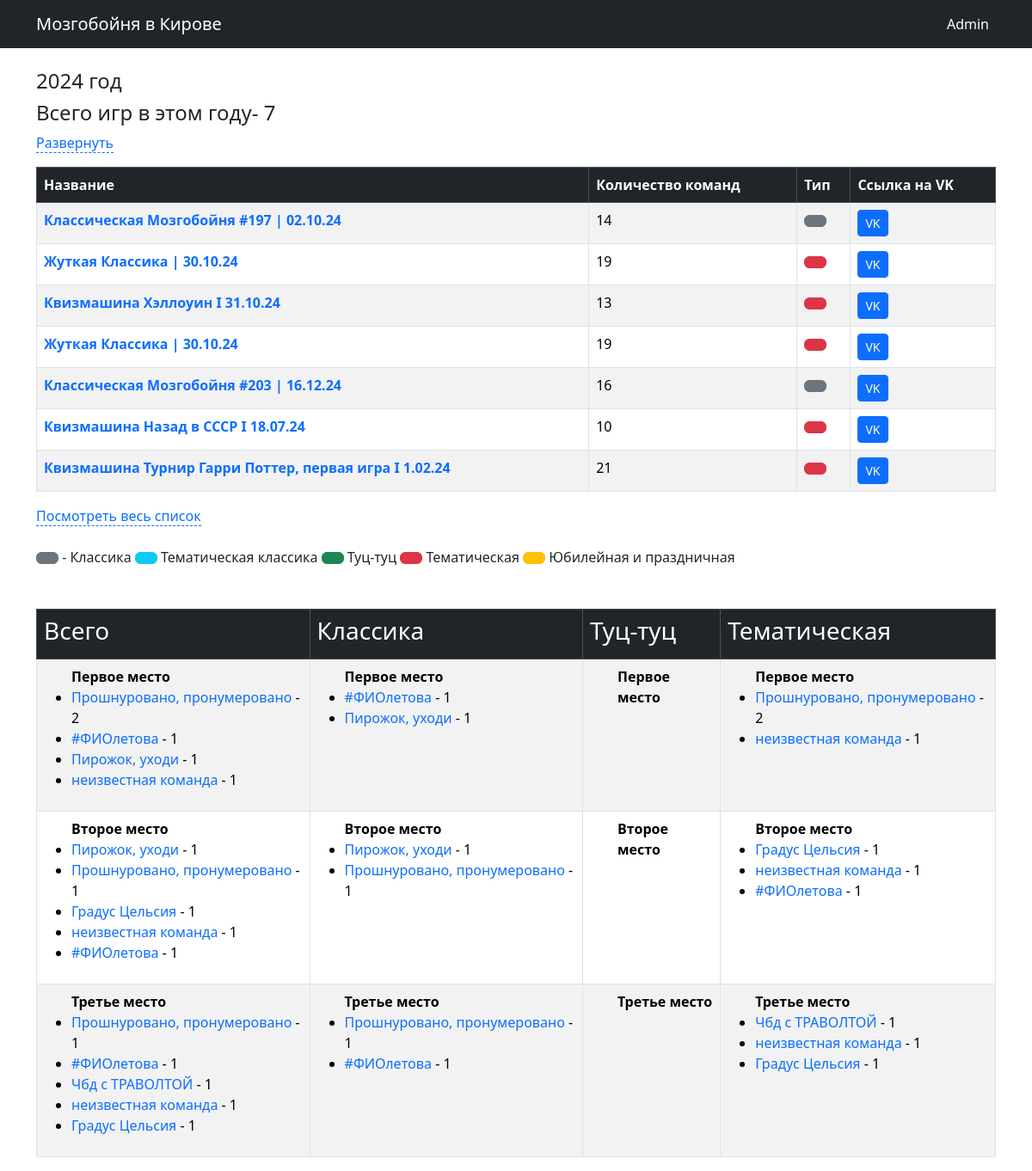
Screenshot of /kirovstat/year_stat/?year=2024 with the database file from the repository.
### kirovstat/models.py (models this page shows, shortened)
class games (models.Model):
    g_name = models.CharField(default="Название игры", max_length=100)
    g_type = models.ForeignKey(game_type,null=True, on_delete=models.SET_NULL)
    g_date = models.DateField(verbose_name='Дата игры')
    g_sets = models.IntegerField(verbose_name='Количесто туров',default=5)
    g_url = models.URLField(verbose_name='Ссылка на игра в ВК',default="https://vk.com/mzgb_kir", max_length=200)
    time_data = models.DateTimeField(auto_now=True,db_index=True, verbose_name='создано')
    g_teams = models.IntegerField(verbose_name='Количество команда',null=True, default = 1)
    class Meta:
       verbose_name_plural = 'Игра'
       verbose_name = 'Игры'
       ordering = ['-g_date']

class teams (models.Model):
    t_name = models.CharField(verbose_name='Название команды',max_length=50)
    t_aka = models.ForeignKey('self',blank=True,null=True,on_delete=models.SET_NULL)
    t_page = models.URLField(default='http://rudagames.ru')
    t_foto = models.CharField(verbose_name='Фото команды',default='.foto.jpg',max_length=50)
    time_data = models.DateTimeField(auto_now=True, db_index=True, verbose_name='создано')
    class Meta:
       verbose_name_plural = 'Команды'
       verbose_name = 'Команда'
       ordering = ['t_name']

### kirovstat/views.py (the view)
def year_stat(request):
    year = request.GET['year']
    s_data = year + '-01-01'
    f_data = year + '-12-31'
    g_count = get_games_count(s_data,f_data)
    game1 = get_games_all_in_range(s_data,f_data)
    t_data = get_all_teams()
    place_data_a_1=get_place(1,type1=[1,2,3,4,5],data_start = s_data, data_finish = f_data)
    place_data_a_2=get_place(2,type1=[1,2,3,4,5],data_start = s_data, data_finish = f_data)
    place_data_a_3=get_place(3,type1=[1,2,3,4,5],data_start = s_data, data_finish = f_data)
    place_data_cl_1=get_place(1,type1=[1,5],data_start = s_data, data_finish = f_data)
    place_data_cl_2=get_place(2,type1=[1,5],data_start = s_data, data_finish = f_data)
    place_data_cl_3=get_place(3,type1=[1,5],data_start = s_data, data_finish = f_data)
    place_data_tz_1=get_place(1,type1=[2],data_start = s_data, data_finish = f_data)
    place_data_tz_2=get_place(2,type1=[2],data_start = s_data, data_finish = f_data)
    place_data_tz_3=get_place(3,type1=[2],data_start = s_data, data_finish = f_data)
    place_data_tem_1=get_place(1,type1=[3],data_start = s_data, data_finish = f_data)
    place_data_tem_2=get_place(2,type1=[3],data_start = s_data, data_finish = f_data)
    place_data_tem_3=get_place(3,type1=[3],data_start = s_data, data_finish = f_data)
    context = {'game1': game1, 'g_count' : g_count, 't_data' : t_data, 'year' : year, \
               'place_data_a_1' : place_data_a_1, 'place_data_a_2' : place_data_a_2,'place_data_a_3' : place_data_a_3,\
               'place_data_cl_1' : place_data_cl_1, 'place_data_cl_2' : place_data_cl_2,'place_data_cl_3' : place_data_cl_3,\
               'place_data_tz_1' : place_data_tz_1, 'place_data_tz_2' : place_data_tz_2,'place_data_tz_3' : place_data_tz_3,\
               'place_data_tem_1' : place_data_tem_1, 'place_data_tem_2' : place_data_tem_2,'place_data_tem_3' : place_data_tem_3 }
    return render(request, 'year_stat.html', context)

### kirovstat/defs_1.py (called while the page is built)
def get_games_all_in_range(d_s , d_f):
    d1 = date.fromisoformat(d_s)
    d2 = date.fromisoformat(d_f)
    games1  = games.objects.filter(g_date__gte=d1, g_date__lte=d2)
    return(games1)

def get_games_count(d_s , d_f):
    d1 = date.fromisoformat(d_s)
    d2 = date.fromisoformat(d_f)
    g_count  = games.objects.filter(g_date__gte=d1, g_date__lte=d2).count
    return(g_count)

def get_games_in_range(d_s , d_f):
    d1 = date.fromisoformat(d_s)
    d2 = date.fromisoformat(d_f)
    games1  = games.objects.filter(g_date__gte=d1, g_date__lte=d2)
    games_is_range=[]
    for t in games1:
        games_is_range.append(t.id)
    return(games_is_range)

def get_all_teams():
    t_names = teams.objects.all()
    return(t_names)

def get_place (place , type1 = [1,2,3,4,5], data_start = '2025-01-01', data_finish = '2025-12-31'):
    game_r = get_games_in_range(data_start,data_finish)
    g_info = gmdata.objects.filter(gd_place = place, gd_game__in=game_r , gd_game__g_type__in=type1)
    results=[]
    for i in g_info:
        results.append(i.gd_team_id)
    c=coll.Counter(results)
    c = dict(sorted(c.items(), key=itemgetter(-1), reverse = True))
    a={}
    d=[]
    for i in c.keys():
       d.append(c[i])
       d.append(teams.objects.values('t_name').get(pk=i)['t_name'])
       a[i]= d
       d=[]
    return (a)

### kirovstat/templates/year_stat.html (shortened to what this page needs)
{% extends "base.html" %}
{% block content %}
{% load static %}
<br>
<h4>{{ year }} год </h4>
<h4>Всего игр в этом году- {{ g_count }} </h4>
<div class="wrap-expand-table"><a href="#close">Свернуть</a><a href="#click-expand1">Развернуть</a>
<table class = 'table mt-3 table-bordered table-hover table-striped' >
    <thead class="table-dark">
        <tr>
            <th scope="col">Название</th>
            <th scope="col">Количество команд</th>
            <th scope="col">Тип</th>
            <th scope="col">Ссылка на VK</th>
        </tr>
    </thead>
    <tbody>
      {% for game in game1 %}
        <tr>
         <td class="text-left" ><a href=/kirovstat/game_info/?game_id={{game.id}} ><b>{{game.g_name}} </b></a></td>
         <td> {{game.g_teams}} </td>
         {%if game.g_type_id == 2 %}
            <td> <button type="button" class="btn btn-success"> </button> </td>
         {%elif game.g_type_id == 3 %}
            <td> <button type="button" class="btn btn-danger"> </button> </td>
         {%elif game.g_type_id == 4 %}
            <td> <button type="button" class="btn btn-warning"> </button>   </td>
         {%elif game.g_type_id == 5 %}
            <td> <button type="button" class="btn btn-info"> </button>   </td>
         {%else%}
            <td > <button type="button" class="btn btn-secondary"></button></td>
         {%endif%}
         <td><a class="btn btn-primary btn-sm" href={{game.g_url}} target="_blank" role="button"> VK </a></td>
        </tr>
      {% endfor %}
    </tbody>
</table>
<a href="#close">Cвернуть</a><a href="#click-expand1">Посмотреть весь список</a><br><br>
<button type="button" class="btn btn-secondary"></button> - Класcика
<button type="button" class="btn btn-info"> </button> Тематическая классика
<button type="button" class="btn btn-success"> </button> Туц-туц
<button type="button" class="btn btn-danger"> </button> Тематическая
<button type="button" class="btn btn-warning"> </button> Юбилейная и праздничная
<br>
<table class = 'table mt-5 table-bordered table-hover table-striped' >
   <thead class="table-dark">
       <tr>
           <th scope="col"><h3>Всего</h3></th>
           <th scope="col"><h3>Классика</h3></th>
           <th scope="col"><h3>Туц-туц</h3></th>
           <th scope="col"><h3>Тематическая</h3></th>
       </tr>
   </thead>
   <tbody>
   <tr>
      <td>
      <ul><b>Первое место </b><br>
      {% for key,values in place_data_a_1.items %}
         <li>
         <a href=/kirovstat/team_info/?team_id={{key}}&year={{year}}  >{{values.1}} </a>-  {{values.0}}  <br>
         </li>
      {%endfor%}
      </ul>
      </td>
      <td>
      <ul><b>Первое место </b><br>
      {% for key,values in place_data_cl_1.items %}
      <li>
         <a href=/kirovstat/team_info/?team_id={{key}}&year={{year}} >{{values.1}} </a>-  {{values.0}}  <br>
      </li>
      {%endfor%}
      </ul>
      </td>
      <td>
      <ul><b>Первое место </b><br>
      </ul>
      </td>
      <td>
      <ul><b>Первое место </b><br>
      {% for key,values in place_data_tem_1.items %}
      <li>
         <a href=/kirovstat/team_info/?team_id={{key}}&year={{year}} >{{values.1}} </a>-  {{values.0}}  <br>
      </li>
      {%endfor%}
      </ul>
      </td>
   </tr>
   <tr>
      <td>
      <ul><b>Второе место </b><br>
      {% for key,values in place_data_a_2.items %}
      <li>
         <a href=/kirovstat/team_info/?team_id={{key}}&year={{year}} >{{values.1}} </a>-  {{values.0}}  <br>
      </li>
      {%endfor%}
      </ul></td>
      <td>
      <ul><b>Второе место </b><br>
      {% for key,values in place_data_cl_2.items %}
      <li>
         <a href=/kirovstat/team_info/?team_id={{key}}&year={{year}} >{{values.1}} </a>-  {{values.0}}  <br>
      </li>
      {%endfor%}
      </ul></td>
      <td>
      <ul><b>Второе место </b><br>
      </ul></td>
      <td>
      <ul><b>Второе место </b><br>
      {% for key,values in place_data_tem_2.items %}
      <li>
         <a href=/kirovstat/team_info/?team_id={{key}}&year={{year}} >{{values.1}} </a>-  {{values.0}}  <br>
      </li>
      {%endfor%}
      </ul></td>
   </tr>
   <tr>
      <td>
      <ul><b>Третье место </b><br>
      {% for key,values in place_data_a_3.items %}
      <li>
         <a href=/kirovstat/team_info/?team_id={{key}}&year={{year}} >{{values.1}} </a>-  {{values.0}}  <br>
      </li>
      {%endfor%}
      </ul></td>
      <td>
      <ul><b>Третье место </b><br>
      {% for key,values in place_data_cl_3.items %}
      <li>
         <a href=/kirovstat/team_info/?team_id={{key}}&year={{year}} >{{values.1}} </a>-  {{values.0}}  <br>
      </li>
      {%endfor%}
      </ul></td>
      <td>
      <ul><b>Третье место </b><br>
       </ul></td>
      <td>
      <ul><b>Третье место </b><br>
      {% for key,values in place_data_tem_3.items %}
      <li>
         <a href=/kirovstat/team_info/?team_id={{key}}&year={{year}} >{{values.1}} </a>-  {{values.0}}  <br>
      </li>
      {%endfor%}
      </ul></td>
   </tr>
{% endblock %}

### kirovstat/templates/base.html (style rules this page uses)
a { text-decoration: none; }

### kirovstat/templates/year_stat.html (style rules this page uses)
.wrap-expand-table a[href^="#click-expand"], .wrap-expand-table a[href="#close"] { text-decoration: none; border-bottom: 1px dashed; }

### rows the page displays
games: g_name "Классическая Мозгобойня #197 | 02.10.24", g_teams "14"
games: g_name "Жуткая Классика | 30.10.24", g_teams "19"
games: g_name "Квизмашина Хэллоуин I 31.10.24", g_teams "13"
games: g_name "Жуткая Классика | 30.10.24", g_teams "19"
games: g_name "Классическая Мозгобойня #203 | 16.12.24", g_teams "16"
games: g_name "Квизмашина Назад в СССР I 18.07.24", g_teams "10"
games: g_name "Квизмашина Турнир Гарри Поттер, первая игра I 1.02.24", g_teams "21"
teams: t_name "Прошнуровано, пронумеровано", values "2", values "1"
teams: t_name "#ФИОлетова", values "1"
teams: t_name "Пирожок, уходи", values "1"
teams: t_name "неизвестная команда", values "1"
teams: t_name "Градус Цельсия", values "1"
teams: t_name "Чбд с ТРАВОЛТОЙ", values "1"

### other values shown
{{ year }} "2024"
{{ g_count }} "7"
